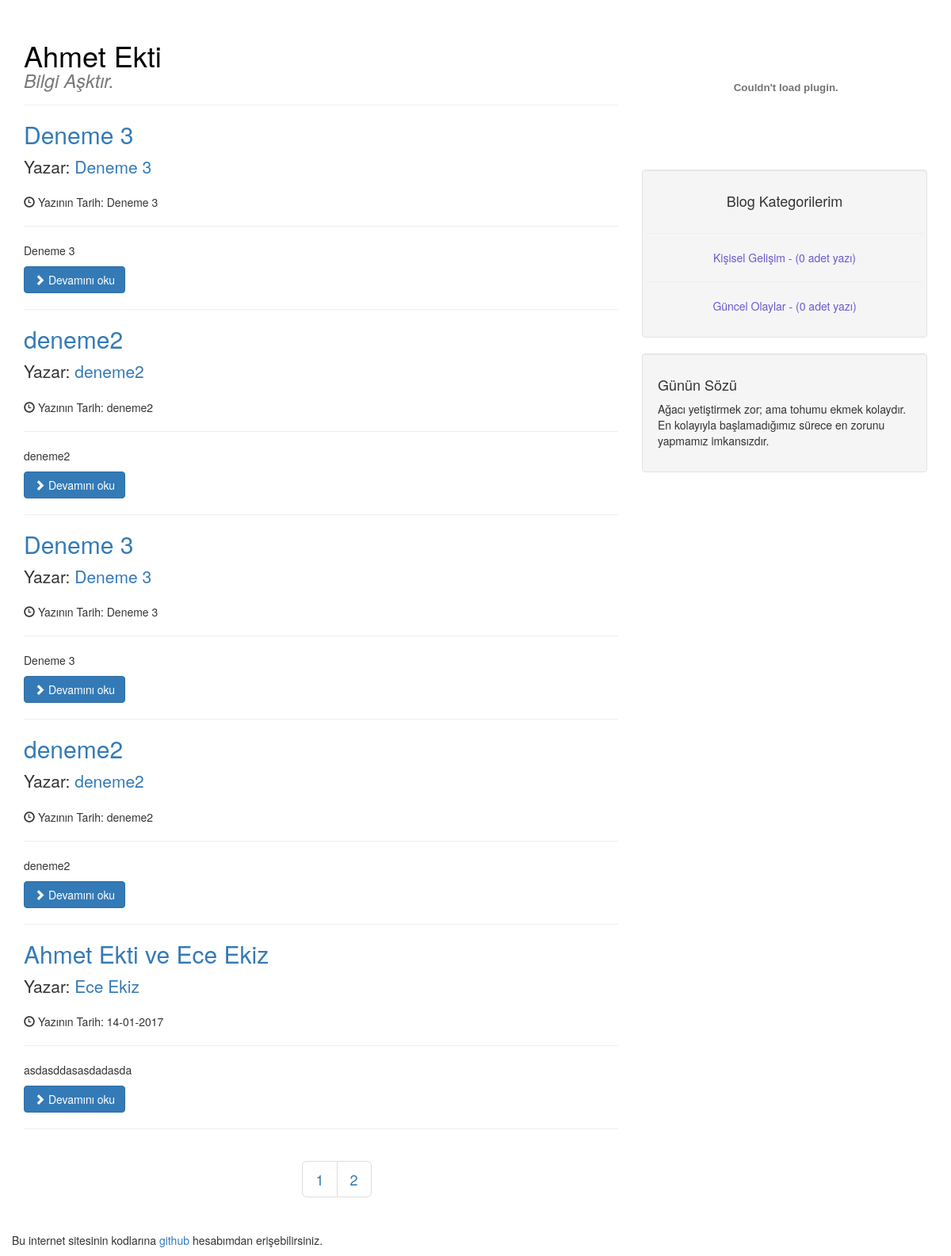
The page /kategoriler.php?id=Kişisel Gelişim on the database its author committed.
### tables this page shows
CREATE TABLE `yazilar` (
  `baslik` text NOT NULL,
  `yazar` text NOT NULL,
  `tarih` text NOT NULL,
  `icerik` text NOT NULL,
  `gorsel` text NOT NULL,
  `kisa_icerik` text NOT NULL,
  `id` int(11) NOT NULL,
  `kategoriAdi` text NOT NULL
);

CREATE TABLE `kategoriler` (
  `kategoriAdi` text NOT NULL,
  `icerikSayisi` int(11) NOT NULL,
  `id` int(11) NOT NULL
);

CREATE TABLE `gununSozu` (
  `gununSozu` text NOT NULL
);

### islemler/guvenlik.php (called while the page is built, shortened)
<?php
$kategoriAdi = $_GET["id"];
if($_SERVER['SCRIPT_NAME'] == "/kategoriler.php")
{
    foreach ($kategoriler as $yazi)
    {
        if($kategoriAdi == $yazi["kategoriAdi"])
        {
            $makaleDizisi = array();
        }
    }
}
$kategoriler = $db->query('SELECT * FROM kategoriler');
$sayfaNo = $_GET["sayfaNo"];
?>

### islemler/baglan.php (called while the page is built)
<?php
try {
    $db = new PDO("mysql:host=localhost;dbname=veritabani", "id", "sifre");
    $db->exec("SET NAMES 'utf8'; SET CHARSET 'utf8'");
    include "ana.php";
    include "guvenlik.php";
} catch ( PDOException $e )
{
    print $e->getMessage();
}
?>

### islemler/ana.php (called while the page is built, shortened)
<?php
$gununSozu = $db->query('SELECT * FROM gununSozu');
$kategoriler = $db->query('SELECT * FROM kategoriler');
?>

### kontroller/kategori/anasayfa.php (the view, shortened to what this page needs)
<?php
if($sayfaNo == NULL)
{
    $sayfaNo = "1";
}
for($basla = $sayfaNo*5-5;$basla<$sayfaNo*5;$basla++)
{
    if($makaleDizisi[$basla] != NULL)
    {
        $gosterilecekMakale = $db->query("SELECT * FROM yazilar where id='$makaleDizisi[$basla]'");
        $gosterilecekMakale = $gosterilecekMakale ->fetch(PDO::FETCH_ASSOC);
        echo "<form method=\"get\" action='oku.php'>";
        echo "<h2>";
        echo "<a href='oku.php?yazi=".$gosterilecekMakale['id']."'>".$gosterilecekMakale['baslik']."</a>";
        echo "</h2>";
        echo "<p class=\"lead\">";
        echo "Yazar: <a href='https://www.linkedin.com/in/ahmetekti' target='_blank'>".$gosterilecekMakale["yazar"]."</a>";
        echo "</p>";
        echo "<p><span class=\"glyphicon glyphicon-time\"></span> Yazının Tarih: ".$gosterilecekMakale["tarih"]."</p>";
        echo "<hr>";
        echo "<p>".$gosterilecekMakale["kisa_icerik"]."</p>";
        echo "<a href='oku.php?yazi=".$gosterilecekMakale['id']."' class=\"btn btn-primary\"><span class=\"glyphicon glyphicon-chevron-right\"></span> Devamını oku</a>";
        echo "<hr>";
        echo "</form>";
    }
}
?>
<div class="container">
    <div class="col-md-8" style="text-align: center;">
        <ul class="pagination pagination-lg">
            <?
            $sayfa_sayisi = 0;
            $icerik_sayisi = 0;
            $kategoriYazilari = $db->query("SELECT * FROM yazilar where kategoriAdi='$kategoriAdi'");
            foreach ($kategoriYazilari as $kategoriYazisi)
            {
                $icerik_sayisi++;
                if($icerik_sayisi % 5 == 1)
                {
                    $sayfa_sayisi++;
                    echo "<li><a href='kategoriler.php?id=".$kategoriAdi."&sayfaNo=".$sayfa_sayisi."'>".$sayfa_sayisi."</a></li>";
                }
            }
            ?>
        </ul>
    </div>
</div>
<br>

### kontroller/anasayfa/kategori.php
<?
foreach ($kategoriler as $kategori)
{
    echo "<hr>";
    echo"<li class='show' style='text-align: center;'><a style='color: slateblue' href='kategoriler.php?id=".$kategori["kategoriAdi"]."'>".$kategori["kategoriAdi"].' - ('.$kategori["icerikSayisi"].' adet yazı)'."</a></li>";
}
?>

### kontroller/anasayfa/gununSozu.php
<?
foreach ($gununSozu as $soz)
{
    echo $soz["gununSozu"];
}
?>

### css/blog-home.css (style rules this page uses)
body { padding-top: 10px; }

### rows shown on the page
yazilar: baslik "Deneme 3", yazar "Deneme 3", tarih "Deneme 3", kisa_icerik "Deneme 3"
yazilar: baslik "deneme2", yazar "deneme2", tarih "deneme2", kisa_icerik "deneme2"
yazilar: baslik "Deneme 3", yazar "Deneme 3", tarih "Deneme 3", kisa_icerik "Deneme 3"
yazilar: baslik "deneme2", yazar "deneme2", tarih "deneme2", kisa_icerik "deneme2"
yazilar: baslik "Ahmet Ekti ve Ece Ekiz", yazar "Ece Ekiz", tarih "14-01-2017", kisa_icerik "asdasddasasdadasda"
kategoriler: kategoriAdi "Kişisel Gelişim", icerikSayisi "0"
kategoriler: kategoriAdi "Güncel Olaylar", icerikSayisi "0"
gununsozu: gununSozu "Ağacı yetiştirmek zor; ama tohumu ekmek kolaydır. En kolayıyla başlamadığımız sürece en zorunu yapmamız imkansızdır."
